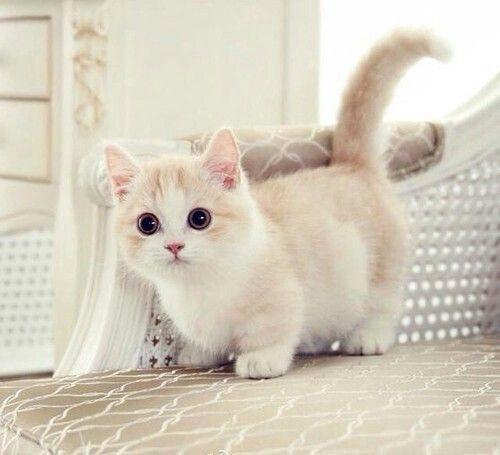
#> input picture obfuscation_module/tests/integration_tests/obfuscation_test/cute_kitty.jpeg, 500 x 455 px, found by its file name
$ python color_test.py
#> lines starting #> are read from the running program, lines starting #| are printed output that depends on the picture; after the words box and inside, x2 and y2 are one past the last pixel; in counts of white or black regions, pixels touching at a corner belong together
### obfuscation_module/obfuscation_core/obfuscators/color_obfuscator.py
import codecs

import cv2
from numpy import ndarray
import numpy as np
import random

from key.key_builder import KeyBuilder
from key.key_types.layer import Layer
from time_logging.time_logger import time_logged, monitor_obfuscation
from obfuscation_core.obfuscators.obfuscator import Obfuscator


def my_encode(s):
    return codecs.encode(s, "base64").decode()


class ColorObfuscator(Obfuscator):
    id = 100

    def my_custom_random(self, values_to_exclude):
        random_tuple = tuple(random.randint(0, 255) for _ in range(3))
        return self.my_custom_random(values_to_exclude) if random_tuple in values_to_exclude else random_tuple

    @monitor_obfuscation
    def obfuscate(self, image: ndarray, key_builder: KeyBuilder):
        print("Coloring...")
        inverted_image = cv2.bitwise_not(image)
        for i in range(len(image)):
            image[i] = inverted_image[i]

        pixels_to_replace = set()
        for i in range(0, len(image), round(len(image) / 10)):
            for j in range(0, len(image[i]), round(len(image[i]) / 10)):
                pixels_to_replace.add(tuple(image[i][j]))
                if len(pixels_to_replace) > 300:
                    break
            else:
                continue
            break

        key_data = str("")

        replacements_dict = dict()
        for i, value in enumerate(pixels_to_replace):
            replacements_dict[value] = self.my_custom_random(list(replacements_dict.keys()) + list(pixels_to_replace))
            key_data += str(value).replace(" ", "") + "|" + str(replacements_dict[value]).replace(" ", "") + "|"

        for i in range(len(image)):
            for j in range(0, len(image[i])):
                if tuple(image[i][j]) in pixels_to_replace:
                    image[i][j] = replacements_dict[tuple(image[i][j])]
                else:
                    if j % 5 == 0:
                        image[i][j] = 255 - np.roll(image[i][j], i % 3)
                    else:
                        image[i][j] = np.roll(image[i][j], i % 3)

        layer = Layer(ColorObfuscator.id, key_data)
        key_builder.set_step(layer)

        if self.next_obfuscator is not None:
            self.next_obfuscator.obfuscate(image, key_builder)

### obfuscation_module/obfuscation_core/deobfusators/color_deobfuscator.py
from numpy import ndarray
import cv2
import numpy as np

from obfuscation_core.deobfusators.deobfuscator import DeObfuscator


class ColorDeObfuscator(DeObfuscator):
    def convert_string_to_tuple(self, tuple_str):
        tuple_str = tuple_str.replace("(", "").replace(")", "")
        return tuple(map(int, tuple_str.split(',')))

    def parse_key_data(self):
        values = self.key_data.split("|")

        original_values = values[::2]
        replacement_values = values[1::2]
        original_values.pop()

        original_values_dict = dict()
        for i in range(0, len(original_values)):
            original_values[i] = self.convert_string_to_tuple(original_values[i])
            replacement_values[i] = self.convert_string_to_tuple(replacement_values[i])
            original_values_dict[replacement_values[i]] = original_values[i]
        return replacement_values, original_values_dict

    def deobfuscate(self, image: ndarray) -> None:
        print("Removing color obfuscation...")

        replacement_values, original_values_dict = self.parse_key_data()

        for i in range(0, len(image)):
            for j in range(0, len(image[i])):
                if tuple(image[i][j]) in replacement_values:
                    image[i][j] = original_values_dict[tuple(image[i][j])]
                else:
                    if j % 5 == 0:
                        image[i][j] = 255 - np.roll(image[i][j], -(i % 3))
                    else:
                        image[i][j] = np.roll(image[i][j], -(i % 3))

        inverted_image = cv2.bitwise_not(image)
        for i in range(len(image)):
            image[i] = inverted_image[i]

        if self.next_deobfuscator is not None:
            self.next_deobfuscator.deobfuscate(image)

### obfuscation_module/key/key_builder.py
from typing import List, Tuple

from key.key_types.layer import Layer
from key.key_types.zone_key import ZoneKey
class KeyBuilder:
    def __init__(self, coord: Tuple[Tuple[int]]):
        self.key: ZoneKey = ZoneKey(
            coord,
            []
        )
        self.steps: List[Layer] = []

    def reset(self) -> None:
        self.key = ZoneKey()
        self.steps = []

    def set_step(self, layer: Layer) -> None:
        self.key.layers.append(layer)
        self.steps.append(layer)

    def build(self) -> ZoneKey:
        zk: ZoneKey = ZoneKey(self.key.coordinates, self.steps)
        self.key = zk
        return self.key

### obfuscation_module/key/key_types/layer.py
import json


class Layer:
    alg_id: int
    key_data: str

    def __init__(self, alg_id, key_data) -> None:
        self.alg_id = alg_id
        self.key_data = key_data
        pass


    def __eq__(self, other):
        return self.alg_id == other.alg_id and self.key_data == other.key_data

    def __repr__(self) -> str:
        return  f"({self.alg_id} , '{self.key_data}')"
    pass

    def toJson(self):
        return json.dumps(self, default=lambda o: o.__dict__)

### obfuscation_module/key/key_types/zone_key.py
import json
from typing import List, Tuple
import copy
from key.key_types.layer import Layer


class ZoneKey:
    coordinates: Tuple[Tuple[int]] = ()
    layers: List[Layer] = []

    def __init__(self, coordinates: Tuple[Tuple[int]], layers: List[Layer]) -> None:
        self.coordinates = copy.deepcopy(coordinates)
        self.layers = copy.deepcopy(layers)
        pass

    # [5 lines left out: function __repr__, not called in this run]

    def toJson(self):
        return json.dumps(self, default=lambda o: o.__dict__)
    pass

### obfuscation_module/obfuscation_core/deobfusators/deobfuscator.py
from numpy import ndarray


class DeObfuscator:
    next_deobfuscator = None
    key_data = None

    def __init__(self):
        pass

    def set_next_deobfuscator(self, next_deobfuscator):
        self.next_deobfuscator = next_deobfuscator

    def parse_key_data(self) -> None:
        pass

    def deobfuscate(self, image: ndarray):
        pass

### obfuscation_module/time_logging/time_logger.py
import functools
import logging
import time

from datetime import date

obfuscation_module_logger_status = 0
obfuscation_function_time_limit = 0.01


def load():
    global obfuscation_module_logger_status
    if obfuscation_module_logger_status == 0:
        logging.basicConfig(filename="timelog.txt", level=logging.DEBUG)
        obfuscation_module_logger_status = 1


load()


# [13 lines left out: function time_logged, not called in this run]


def monitor_obfuscation(func):
    @functools.wraps(func)
    def wrapper(*args, **kwargs):
        start_date = date.today()
        start_time = time.time()
        logger = logging.getLogger('{0}-{1}'.format(func.__qualname__, func.__name__))

        func(*args, **kwargs)

        elapsed = time.time() - start_time
        logger.info('- start date: {0} , elapsed: {1}'.format(start_date, elapsed))
        if elapsed > obfuscation_function_time_limit:
            logger.warning('Warning! This function\'s execution exceeded the time limit of {0} second(s)!'
                           .format(obfuscation_function_time_limit))

    return wrapper

### obfuscation_module/obfuscation_core/obfuscators/obfuscator.py
from numpy import ndarray

from key.key_builder import KeyBuilder


class Obfuscator:
    def __init__(self):
        self.next_obfuscator = None

    def set_next_obfuscator(self, next_obfuscator):
        self.next_obfuscator = next_obfuscator

    # [5 lines left out: function obfuscate, not called in this run]

### obfuscation_module/tests/integration_tests/obfuscation_test/encryption_test.py
import copy
import os

import cv2
from numpy import ndarray

from key.key_builder import KeyBuilder
from key.key_types.zone_key import ZoneKey
from obfuscation_core.obfuscators.encryption_obfuscator import EncryptionObfuscator
from obfuscation_core.deobfusators.encryption_deobfuscator import EncryptionDeObfuscator


def get_cut_image(coordinates, image):
    ((x1, y1), (x2, y2)) = coordinates
    return image[y1:y2, x1:x2]


def get_image_path():
    if os.path.exists('./integration_tests/obfuscation_test/cute_kitty.jpeg'):
        return './integration_tests/obfuscation_test/cute_kitty.jpeg'
    return 'cute_kitty.jpeg'


# [26 lines left out: function encryption_test, not called in this run]


# [2 lines that do not run on import are left out]

### obfuscation_module/tests/integration_tests/obfuscation_test/color_test.py
import copy

import cv2
from numpy import ndarray

from key.key_builder import KeyBuilder
from key.key_types.zone_key import ZoneKey
from obfuscation_core.deobfusators.color_deobfuscator import ColorDeObfuscator
from obfuscation_core.obfuscators.color_obfuscator import ColorObfuscator
from tests.integration_tests.obfuscation_test.encryption_test import get_image_path


def get_cut_image(coordinates, image):
    ((x1, y1), (x2, y2)) = coordinates
    return image[y1:y2, x1:x2]


def color_test():
    cv2.startWindowThread()
    img: ndarray = cv2.imread(get_image_path())
#> img is the input picture: shape (455, 500, 3); mean B, G, R 189.6, 206.2, 213.8

    img_og = copy.deepcopy(img)
    s = ((100, 100), (300, 300))
    img = get_cut_image(s, img)
#> in get_cut_image, `return image[y1:y2, x1:x2]`:
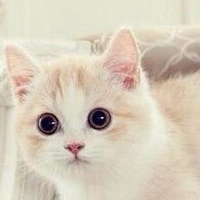
#> returned value: shape (200, 200, 3); mean of channels 0, 1, 2 186, 204, 215.2; drawn as B, G, R

    kb: KeyBuilder = KeyBuilder(s)
    cv2.imshow('Start', img_og)

    eo2 = ColorObfuscator()
    eo2.obfuscate(img, kb)
#> in obfuscate, `inverted_image = cv2.bitwise_not(image)`:
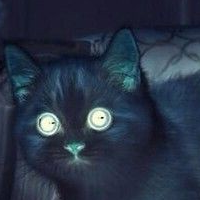
#> inverted_image: shape (200, 200, 3); mean B, G, R 69, 51, 39.8
#> the loop in obfuscate, `for i in range(0, len(image), round(len(image) / 10)):` made 10 passes
#> i on passes 2 to 10: 20, 40, 60, 80, 100, 120, 140, 160, 180
#> after the loop in obfuscate, `for i in range(0, len(image), round(len(image) / 10)):`: pixels_to_replace = 92 items
#> the loop in obfuscate, `for i, value in enumerate(pixels_to_replace):` made 92 passes
#> value on passes 2 to 13: (24, 10, 12), (82, 61, 53), (79, 53, 39), (123, 95, 65), (80, 56, 36), (34, 19, 17), (79, 60, 53), (62, 43, 38), (62, 44, 37), (73, 55, 56), (58, 36, 30), (72, 49, 34)
#> key_data on pass 1: '(47,26,28)|(197,215,20)|'
#> after the loop in obfuscate, `for i in range(len(image)):`:
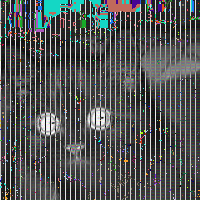
#> image: shape (200, 200, 3); mean B, G, R 88, 87.9, 85.1

    zk: ZoneKey = kb.build()

    img_og[s[0][0]:s[1][0], s[0][1]:s[1][1]] = img
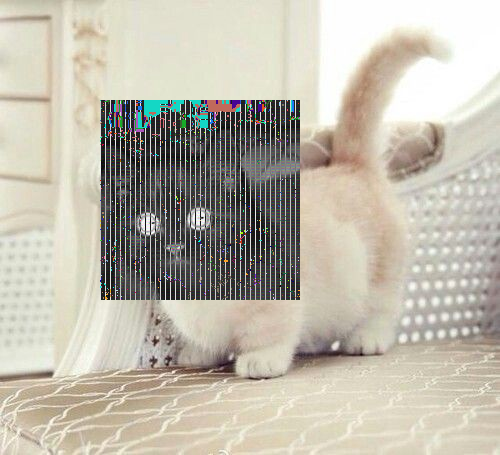
#> img_og: shape (455, 500, 3); 16.53% of pixels changed, all inside (x1, y1, x2, y2) = (100, 100, 300, 300)
    cv2.imshow('Mid', img_og)

    ed2 = ColorDeObfuscator()
    ed2.key_data = zk.layers[0].key_data
    ed2.deobfuscate(img)

    img_og[s[0][0]:s[1][0], s[0][1]:s[1][1]] = img
    cv2.imshow('Final', img_og)
    cv2.waitKey(0)


if __name__ == '__main__':
    color_test()
